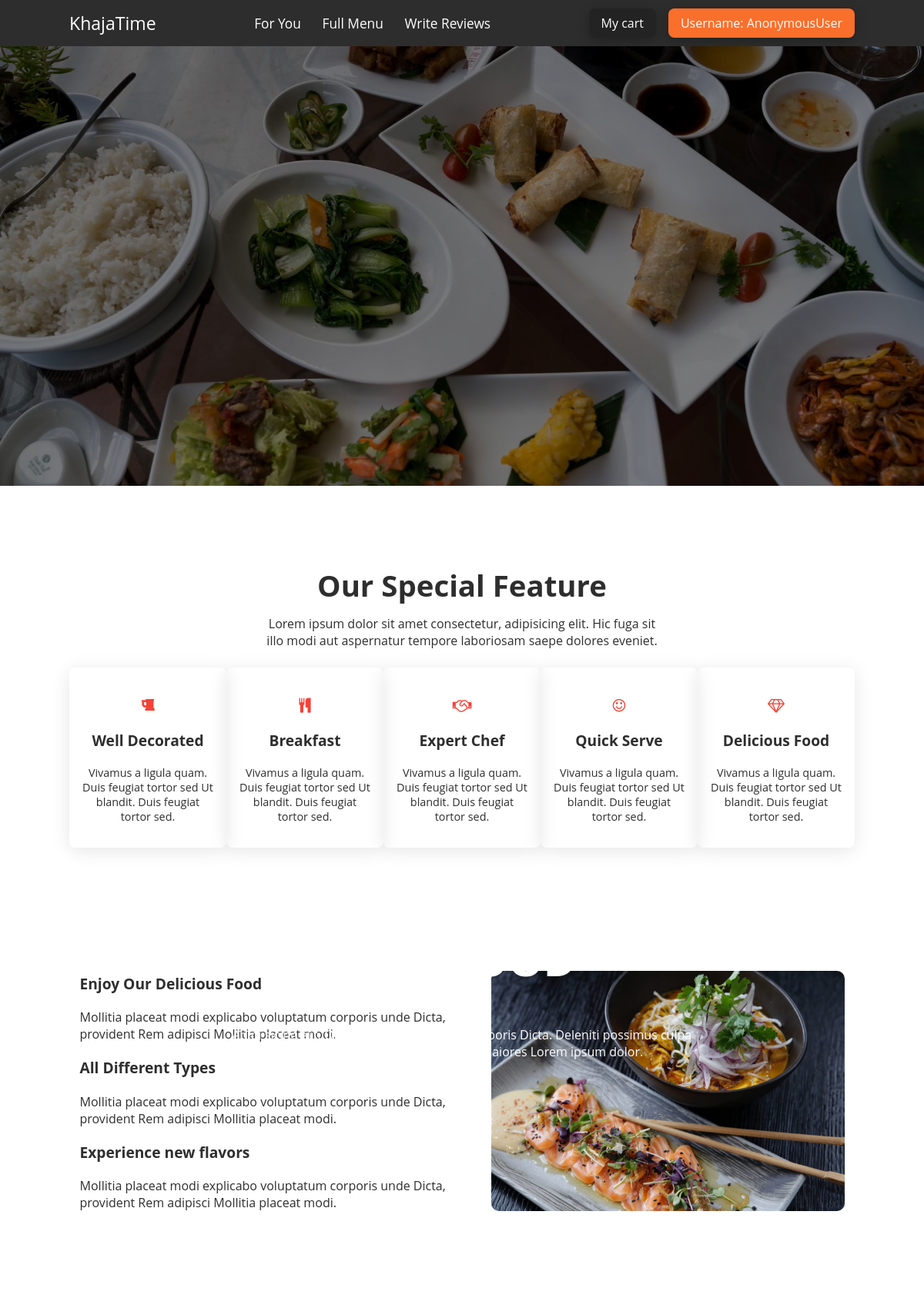
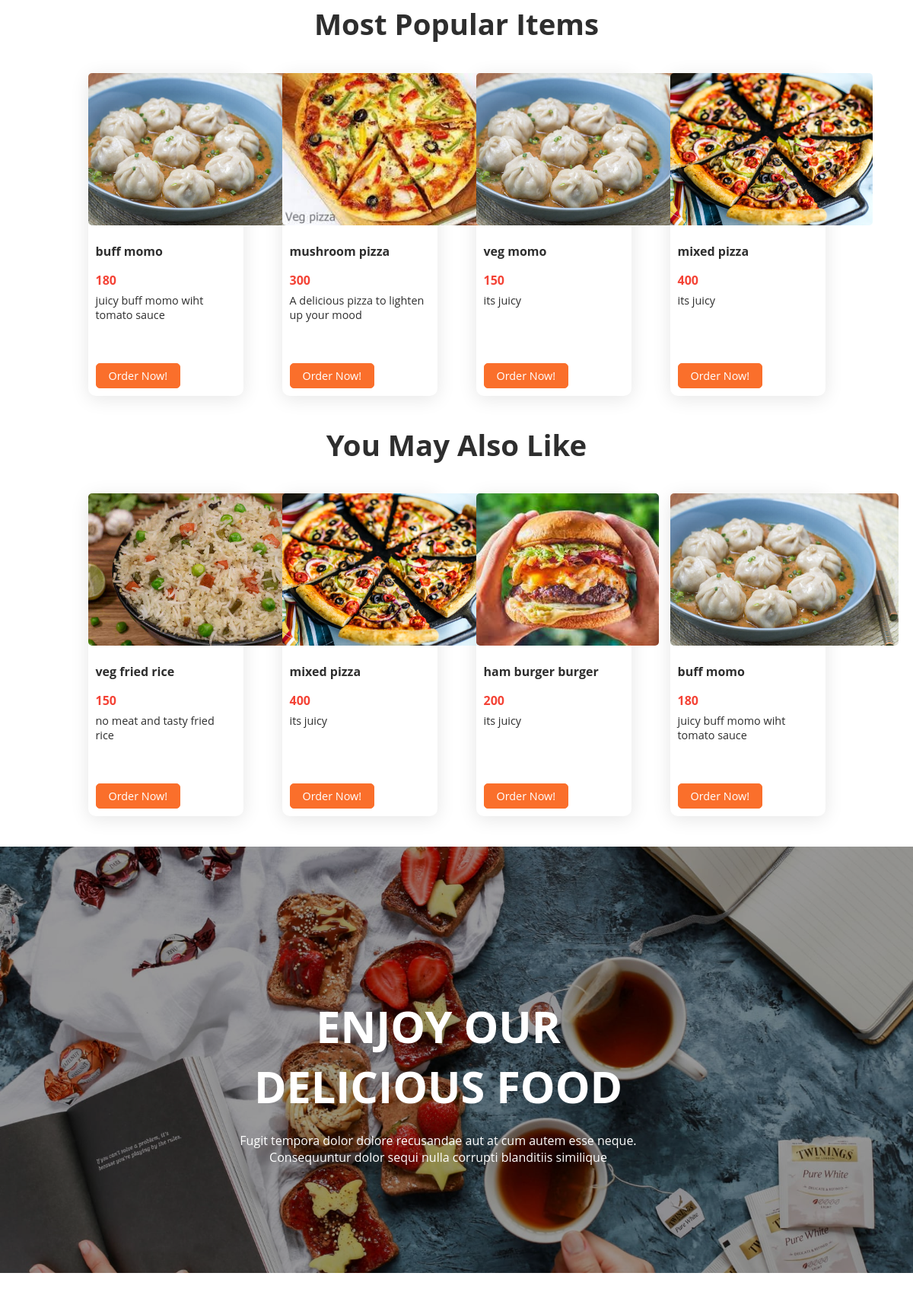
/foryou/ (upper part), run on the app's committed database (2 pictures, top to bottom).
### restaurant/models.py (models this page shows, shortened)
class FoodItem(models.Model):
    name=models.TextField(max_length=40)
    category=models.ForeignKey(Category, on_delete=models.CASCADE)
    description=models.TextField(max_length=100,default="its juicy")
    pimage=models.ImageField(upload_to="restaurant/images",default="")
    price=models.IntegerField()
    profitPerUnit=models.IntegerField()
    totalOrders=models.IntegerField()
    rating=models.FloatField()

### restaurant/views.py (the view)
# urls.py: path('foryou/',views.foryou,name='foryou'),
def foryou(request):
    sps = SpecialItem.objects.all()
    foods = FoodItem.objects.all().order_by('-totalOrders')[:4]
    randoms = FoodItem.objects.all().order_by('?')[:4]
    return render(request, 'restaurant/foryou.html', {"sps": sps, "foods": foods, "randoms": randoms})

### restaurant/templates/restaurant/foryou.html (shortened to what this page needs)
{% extends 'restaurant/baseforhome.html'%} {%block content%}
<section class="foryou cmt">
  <div class="image-wrap">
    {% load static %}
    <img src="{% static 'images/home-cover.jpg' %}" alt="My image" class="full-width" />
    <div class="image-wrap-content" style="text-align: center">
      <h1 class="text-center text-light title-lg">
      </h1>
      <p class="text-center text-light title-xxs mb-lg">
        Adipi sicing elit. Quia, aliquid voluptatum corporis Dicta. Deleniti
        possimus culpa nemo asperiores aperiam mollitia, maiores Lorem ipsum
        dolor.
      </p>
    </div>
  </div>
  <div class="features wrapper">
    <div class="heading text-center half-width m-auto">
      <h3 class="title-md" style="margin-bottom: -3px;">Our Special Feature</h3>
      <p class="title-xxs">Lorem ipsum dolor sit amet consectetur, adipisicing elit. Hic fuga sit illo modi aut
        aspernatur tempore laboriosam saepe dolores eveniet.</p>
    </div>
    <div class="feat flex wrap mt-lg">
      <div class="card text-center flex-1">
        <p class="title-xs text-danger"><i class="fa fa-beer"></i></p>
        <p class="title-xs bold">Well Decorated</p>
        <p>Vivamus a ligula quam. Duis feugiat tortor sed Ut blandit. Duis feugiat tortor sed.</p>
      </div>
      <div class="card text-center flex-1">
        <p class="title-xs text-danger"><i class="fa fa-cutlery"></i></p>
        <p class="title-xs bold">Breakfast</p>
        <p>Vivamus a ligula quam. Duis feugiat tortor sed Ut blandit. Duis feugiat tortor sed.</p>
      </div>
      <div class="card text-center flex-1">
        <p class="title-xs text-danger"><i class="fa fa-handshake-o"></i></p>
        <p class="title-xs bold">Expert Chef</p>
        <p>Vivamus a ligula quam. Duis feugiat tortor sed Ut blandit. Duis feugiat tortor sed.</p>
      </div>
      <div class="card text-center flex-1">
        <p class="title-xs text-danger"><i class="fa fa-smile-o"></i></p>
        <p class="title-xs bold">Quick Serve</p>
        <p>Vivamus a ligula quam. Duis feugiat tortor sed Ut blandit. Duis feugiat tortor sed.</p>
      </div>
      <div class="card text-center flex-1">
        <p class="title-xs text-danger"><i class="fa fa-diamond"></i></p>
        <p class="title-xs bold">Delicious Food</p>
        <p>Vivamus a ligula quam. Duis feugiat tortor sed Ut blandit. Duis feugiat tortor sed.</p>
      </div>
    </div>
  </div>
  <div class="hero flex wrapper justify-center items-center mt-lg">
    <div class="half-width mr-lg">
      <div class="content-1">
        <h3 class="title-xs">Enjoy Our Delicious Food</h3>
        <p class="title-xxs">
          Mollitia placeat modi explicabo voluptatum corporis unde Dicta,
          provident Rem adipisci Mollitia placeat modi.
        </p>
      </div>
      <div class="content-1">
        <h3 class="title-xs">All Different Types</h3>
        <p class="title-xxs">
          Mollitia placeat modi explicabo voluptatum corporis unde Dicta,
          provident Rem adipisci Mollitia placeat modi.
        </p>
      </div>
      <div class="content-1">
        <h3 class="title-xs">Experience new flavors</h3>
        <p class="title-xxs">
          Mollitia placeat modi explicabo voluptatum corporis unde Dicta,
          provident Rem adipisci Mollitia placeat modi.
        </p>
      </div>
    </div>
    <img src="{% static 'images/hero.jpg' %}" alt="hero image" />
  </div>
  <div class="recommend wrapper-x items-center">
    <div class="heading">
      <h3 class="title-md text-center">Most Popular Items</h3>
    </div>
    <div class="product flex wrap justify-between">
      {% for food in foods %}
      <div class="custom-card">
        <img src="{{ food.pimage.url }}" alt="food image">
        <div class="custom-card-body">
          <p class="title-xxs bold ">{{ food.name }}</p>
          <p class="title-xxs text-danger bold">{{ food.price }}</p>
          <p style="margin-top:-10px;">{{ food.description }}</p>
          <div class="mb-xs"><a href="/viewfood/{{ food.id }}" class="btn-custom">Order Now!</a></div>
        </div>
      </div>
      {% endfor %}
    </div>
  </div>
  <div class="latest wrapper-x items-center">
    <div class="heading">
      <h3 class="title-md text-center">You May Also Like</h3>
    </div>
    <div class="product flex wrap justify-between">
      {% for random in randoms %}
      <div class="custom-card">
        <img src="{{ random.pimage.url }}" alt="food image">
        <div class="custom-card-body">
          <p class="title-xxs bold ">{{ random.name }}</p>
          <p class="title-xxs text-danger bold">{{ random.price }}</p>
          <p style="margin-top:-10px;">{{ random.description }}</p>
          <div class="mb-xs"><a href="/viewfood/{{ random.id }}" class="btn-custom">Order Now!</a></div>
        </div>
      </div>
      {% endfor %}
    </div>
  </div>
  <div class="ad wrapper-y">
    {% load static %}
    <img src="{% static 'images/advertisement.jpg' %}" alt="My image" class="full-width">
    <div class="half-width ad-con">
      <p class="text-center text-light title-lg">ENJOY OUR DELICIOUS FOOD</p>
      <p class="text-center text-light title-xxs mb-lg" style="margin-top: -36px;">
        Fugit tempora dolor dolore recusandae aut at cum autem esse
        neque. Consequuntur dolor sequi nulla corrupti blanditiis similique
      </p>
    </div>
  </div>
</section>
{%endblock%}

### restaurant/static/base.css (style rules this page uses)
* { box-sizing: border-box; }
body { margin: 0; font-family: 'Open Sans', sans-serif; }
.flex { display: flex; }
.justify-center { justify-content: center; }
.justify-between { justify-content: space-between; }
.items-center { align-items: center; }
.wrap { flex-wrap: wrap; }
.flex-1 { flex: 1; }
.mt-lg { margin-top: 24px; }
.mr-lg { margin-right: 24px; }
.mb-xs { margin-bottom: 4px; }
.mb-lg { margin-bottom: 24px; }
.full-width { width: 100%; }
.half-width { width: 50%; }
.wrapper { padding: 7.5vh 7.5vw; }
.wrapper-y { padding: 5vh 0; }
.wrapper-x { padding: 0 7.5vw; }
body { font-family: 'Open Sans', sans-serif; color: #2e2e2e; font-size: 0.9rem; background-size: 6%; }
body::before { height: 100%; width: 100%; position: absolute; top: 0; left: 0; background-size: 6%; filter: brightness(0.6); font-family: 'Open Sans', sans-serif; }
.text-light { color: #fff; }
.text-danger { color: #f44336; }
.title-xxs { font-size: 1rem; }
.title-xs { font-size: 1.2rem; }
.title-md { font-weight: bold; font-size: 2.4rem; }
.title-lg { font-weight: bold; font-size: 3.6rem; }
.text-center { text-align: center; }
.bold { font-weight: bold; }
.card { border-radius: 8px; padding: 16px; box-shadow: 0 4px 24px rgba(0, 0, 0, 0.1); }
a { cursor: pointer; text-decoration: none; }

### restaurant/static/style.css (style rules this page uses)
.cmt { margin-top: 60px; }
.image-wrap img { position: relative; filter: brightness(50%); }
.image-wrap-content { position: absolute; top: 25%; bottom: 50%; right: 25%; width: 50%; }
.hero img { width: 45%; border-radius: 10px; }
.m-auto { margin: auto; }
.ad { position: relative; }
.ad img { position: relative; object-fit: cover; object-position: center; filter: brightness(60%); height: 70vh; }
.ad-con { position: absolute; bottom: 25%; left: 23%; }
.custom-card { border: 1p solid rgb(245, 245, 245); border-radius: 10px; box-shadow: 0 4px 24px rgba(0, 0, 0, 0.1); width: 20%; margin: auto; object-fit: cover; position: relative; min-height: 53vh; }
.custom-card img { height: 25vh; object-fit: cover; border-radius: 5px; }
.custom-card-body { padding: 3px 10px; }
.custom-card-body p { padding-bottom: 0px; }
.btn-custom { color: white; border-radius: 5px; border: 1px solid #fa6f2b; background-color: #fa6f2b; padding: 6px 16px; margin: auto; position: absolute; bottom: 10px; }

### data on the page
FoodItem: pimage (picture), name "buff momo", price "180", description "juicy buff momo wiht tomato sauce"
FoodItem: pimage (picture), name "mushroom pizza", price "300", description "A delicious pizza to lighten up your mood"
FoodItem: pimage (picture), name "veg momo", price "150", description "its juicy"
FoodItem: pimage (picture), name "mixed pizza", price "400", description "its juicy"
FoodItem: pimage (picture), name "veg fried rice", price "150", description "no meat and tasty fried rice"
FoodItem: pimage (picture), name "ham burger burger", price "200", description "its juicy"

### other printed values
{{ user }} "AnonymousUser"
